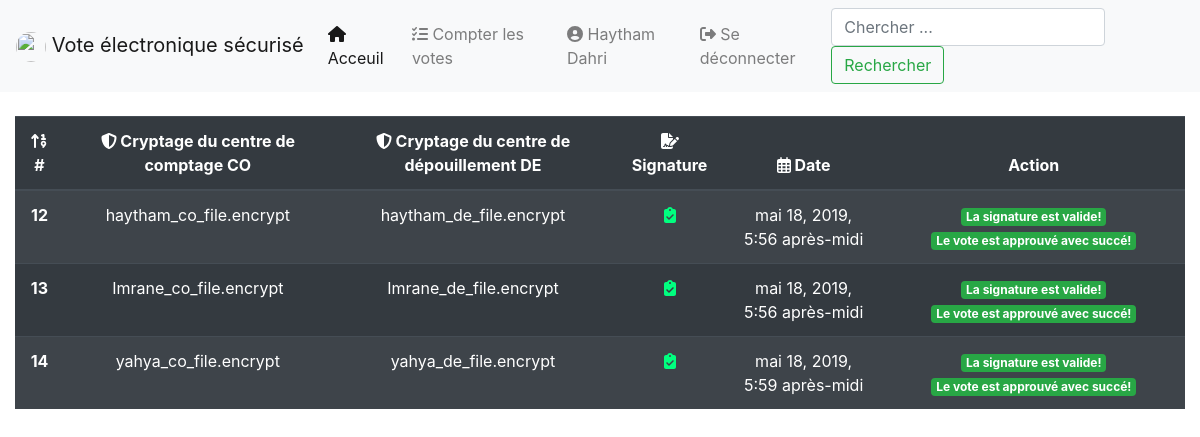
The app's page /revision/ (signed in), older data.
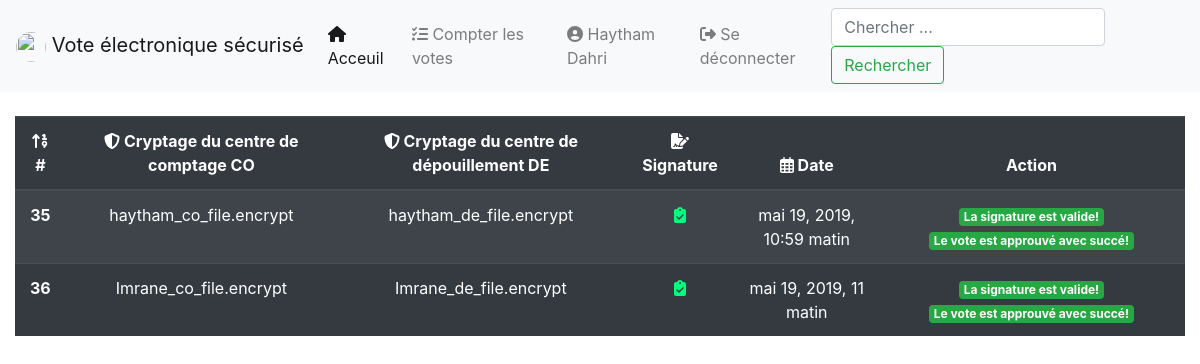
The same page, newer data.
### SecuredVote/models.py (models this page shows, shortened)
class Revision(models.Model):
    pending = models.ForeignKey(Pending, on_delete=models.CASCADE)
    de_file = models.FileField(null=False, blank=True)
    co_file = models.FileField(null=False, blank=True)
    date = models.DateTimeField(default=now)
    signature = models.ForeignKey(Signature, on_delete=models.CASCADE, null=True)
    done = models.BooleanField(default=False, null=True, blank=True)
    is_valid = models.BooleanField(default=None, null=True, blank=True)

class Pending(models.Model):
    co_file = models.FileField(null=False)
    de_file = models.FileField(null=False, blank=True)
    date = models.DateTimeField(default=now)
    done = models.BooleanField(default=False, null=True, blank=True)
    is_valid = models.BooleanField(default=False, null=True, blank=True)
    signature = models.ForeignKey(Signature, on_delete=models.CASCADE)

### SecuredVote/views.py (the view, shortened to what this page needs)
# urls.py: path('revision/', views.VotesRevision.as_view(), name="votes_revision"),
class VotesRevision(LoginRequiredMixin, View):
    login_url = "/login/"
    redirect_field_name = "next"
    def get(self, request, *args, **kwargs):
        context = dict()
        user = request.user
        page = request.POST.get('page' or None)
        url = reverse("vote:votes_revision")
        if page is not None:
            url += f"?page={page}"
        if user.is_superuser:
            search = request.GET.get("search" or None)
            if search is not None:
                search = search.strip()
                try:
                    revisions = Revision.objects.filter(id=search)
                except:
                    revisions = []
            else:
                revisions = Revision.objects.all()
            paginator = Paginator(revisions, 100)  # Show 2 pending votes per page
            page = request.GET.get("page")
            revisions = paginator.get_page(page)
            context["revisions"] = revisions
            return render(request, "vote/revisions.html", context)
        messages.info(request, "Vous n'êtes pas membre du centre de dépouillement!")
        return redirect("vote:home")

### SecuredVote/forms.py
class SearchForm(forms.Form):
    search = forms.CharField(max_length=255, empty_value=False, widget=forms.TextInput(
        attrs={'class': 'form-control mr-sm-2', 'placeholder': 'Chercher ...', 'aria-label': 'Search',
               'type': 'search'}))

### SecuredVote/context_processor.py (called while the page is built)
def global_var(request):
    context = dict()
    search_form = SearchForm()
    context['search_form'] = search_form
    return context

### templates/vote/revisions.html (shortened to what this page needs)
{% extends 'vote/base.html' %}
{% load staticfiles %}
{% block content %}
    {% include 'vote/messages.html' %}
    <div class="table-responsive">
        <table align="center" class="table table-striped table-dark table-hover">
        <thead>
        <tr align="center">
            <th scope="col"><i class="fas fa-sort-numeric-up"></i> #</th>
            <th scope="col"><i class="fas fa-shield-alt"></i> Cryptage du centre de comptage CO</th>
            <th scope="col"><i class="fas fa-shield-alt"></i> Cryptage du centre de dépouillement DE</th>
            <th scope="col"><i class="fas fa-file-signature"></i> Signature</th>
            <th scope="col"><i class="far fa-calendar-alt"></i> Date</th>
            <th scope="col">Action</th>
        </tr>
        </thead>
        <tbody>
        {% for revision in revisions.object_list %}
            <tr align="center">
                <th scope="row">{{ revision.pk }}</th>
                <td>{{ revision.pending.co_file.name }}</td>
                <td>{{ revision.de_file.name }}</td>
                <td>
                    {% if revision.signature.is_valid  %}
                        <i class="fas fa-clipboard-check" style="color: springgreen;"></i>
                    {% elif revision.signature.is_valid is None %}
                        <i class="fas fa-spinner fa-spin"></i>
                    {% else %}
                        <i class="fas fa-exclamation-triangle" style="color: red;"></i>
                    {% endif %}
                </td>
                <td>{{ revision.date }}</td>
                <td>
                    {% if not revision.signature.is_valid and revision.signature.is_valid is not None %}
                        <span class="badge badge-danger">La signature est non valide!</span>
                    {% elif revision.signature.is_valid and revision.signature.is_valid is not None %}
                        <span class="badge badge-success">La signature est valide!</span>
                    {% endif %}
                    {% if revision.is_valid and revision.done %}
                        <span class="badge badge-success">Le vote est approuvé avec succé!</span>
                    {% elif not revision.is_valid and revision.done %}
                        <span class="badge badge-danger">Le vote est refusé en tant qu'invalide!</span>
                    {% endif %}
                </td>
            </tr>
        {% empty %}
            <tr>
                <td colspan="6" class="alert alert-warning text-center font-weight-bold">
                    <i class="fas fa-info-circle"></i> Aucun vote n'a été ajouté pour la verificaton finale!
                </td>
            </tr>
        {% endfor %}
        </tbody>
    </table>
    </div>
{% endblock %}

Row changes from the older to the newer data that the page shows:
removed Revision: pk "12", pending.co_file.name "haytham_co_file.encrypt", de_file.name "haytham_de_file.encrypt", date "mai 18, 2019, 5:56 après-midi", shows "La signature est valide!", is_valid "Le vote est approuvé avec succé!"
removed Revision: pk "13", pending.co_file.name "Imrane_co_file.encrypt", de_file.name "Imrane_de_file.encrypt", date "mai 18, 2019, 5:56 après-midi", shows "La signature est valide!", is_valid "Le vote est approuvé avec succé!"
removed Revision: pk "14", pending.co_file.name "yahya_co_file.encrypt", de_file.name "yahya_de_file.encrypt", date "mai 18, 2019, 5:59 après-midi", shows "La signature est valide!", is_valid "Le vote est approuvé avec succé!"
added Revision: pk "35", pending.co_file.name "haytham_co_file.encrypt", de_file.name "haytham_de_file.encrypt", date "mai 19, 2019, 10:59 matin", shows "La signature est valide!", is_valid "Le vote est approuvé avec succé!"
added Revision: pk "36", pending.co_file.name "Imrane_co_file.encrypt", de_file.name "Imrane_de_file.encrypt", date "mai 19, 2019, 11 matin", shows "La signature est valide!", is_valid "Le vote est approuvé avec succé!"
